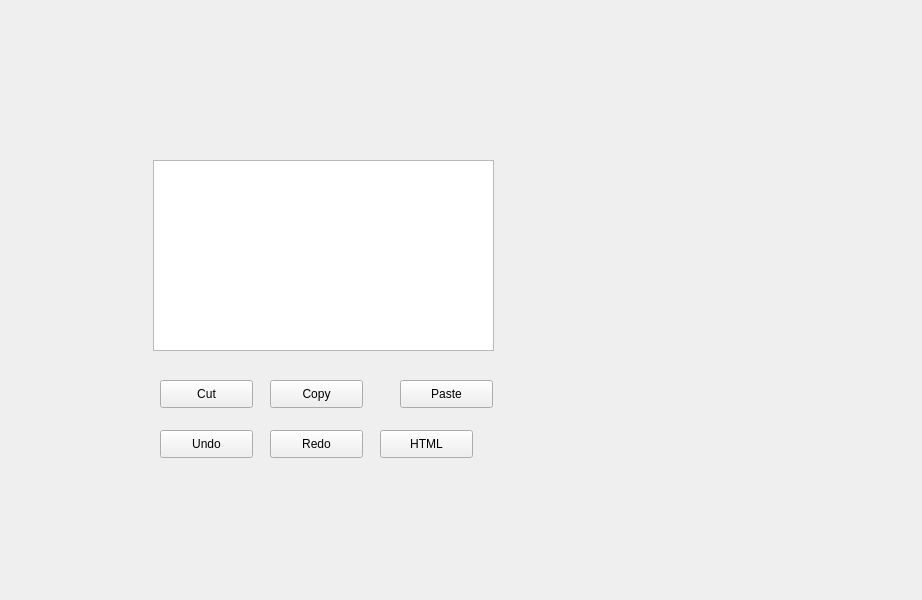
<?xml version="1.0" encoding="UTF-8"?>
<ui version="4.0">
 <class>Widget</class>
 <widget class="QWidget" name="Widget">
  <property name="geometry">
   <rect>
    <x>0</x>
    <y>0</y>
    <width>922</width>
    <height>600</height>
   </rect>
  </property>
  <property name="windowTitle">
   <string>Widget</string>
  </property>
  <widget class="QTextEdit" name="textEdit">
   <property name="geometry">
    <rect>
     <x>153</x>
     <y>160</y>
     <width>341</width>
     <height>191</height>
    </rect>
   </property>
  </widget>
  <widget class="QLabel" name="label">
   <property name="geometry">
    <rect>
     <x>290</x>
     <y>120</y>
     <width>201</width>
     <height>41</height>
    </rect>
   </property>
   <property name="text">
    <string/>
   </property>
  </widget>
  <widget class="QPushButton" name="pushButton_Cut">
   <property name="geometry">
    <rect>
     <x>160</x>
     <y>380</y>
     <width>93</width>
     <height>28</height>
    </rect>
   </property>
   <property name="text">
    <string>Cut</string>
   </property>
  </widget>
  <widget class="QPushButton" name="pushButton_Copy">
   <property name="geometry">
    <rect>
     <x>270</x>
     <y>380</y>
     <width>93</width>
     <height>28</height>
    </rect>
   </property>
   <property name="text">
    <string>Copy</string>
   </property>
  </widget>
  <widget class="QPushButton" name="pushButton_Paste">
   <property name="geometry">
    <rect>
     <x>400</x>
     <y>380</y>
     <width>93</width>
     <height>28</height>
    </rect>
   </property>
   <property name="text">
    <string>Paste</string>
   </property>
  </widget>
  <widget class="QPushButton" name="pushButton_Undo">
   <property name="geometry">
    <rect>
     <x>160</x>
     <y>430</y>
     <width>93</width>
     <height>28</height>
    </rect>
   </property>
   <property name="text">
    <string>Undo</string>
   </property>
  </widget>
  <widget class="QPushButton" name="pushButton_Redo">
   <property name="geometry">
    <rect>
     <x>270</x>
     <y>430</y>
     <width>93</width>
     <height>28</height>
    </rect>
   </property>
   <property name="text">
    <string>Redo</string>
   </property>
  </widget>
  <widget class="QPushButton" name="pushButton_HTML">
   <property name="geometry">
    <rect>
     <x>380</x>
     <y>430</y>
     <width>93</width>
     <height>28</height>
    </rect>
   </property>
   <property name="text">
    <string>HTML</string>
   </property>
  </widget>
 </widget>
 <resources/>
 <connections/>
</ui>
